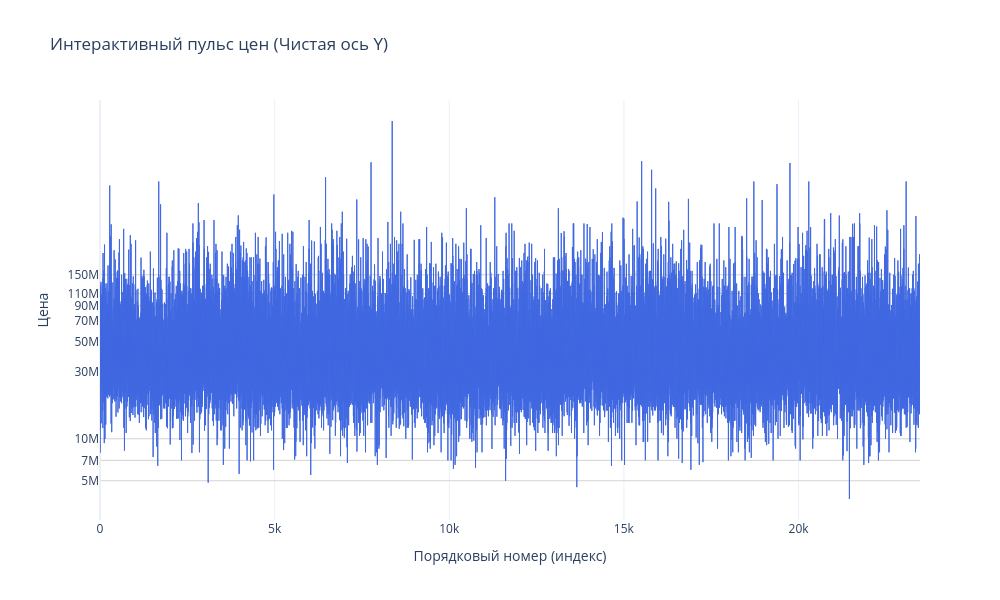

The cell this chart's notebook holds for it:
### Markdown cell above
### Удаление аномалий согласно цене и площади
#### Определение аномалий

### Code cell
fig = go.Figure()

fig.add_trace(go.Scatter(
    x=list(range(len(df))), 
    y=df['price'],
    mode='lines',
    line_shape='hv',
    name='Цена',
    line=dict(color='royalblue', width=1),
    hovertemplate='Индекс: %{x}<br>Цена: %{y:,.1f} тг<extra></extra>'
))

# Сами определяем, какие числа подписывать на оси Y
# Для площади это обычно от 1 до 2000-3000
tick_values = [5000000, 7000000, 10000000, 30000000, 50000000, 70000000, 90000000, 110000000, 150000000]

fig.update_layout(
    title='Интерактивный пульс цен (Чистая ось Y)',
    xaxis_title='Порядковый номер (индекс)',
    yaxis_title='Цена',
    yaxis_type="log",
    template='plotly_white',
    height=600,
    width = 1000,
    hovermode='x unified',
    margin=dict(l=100) 
)

fig.update_yaxes(
    tickmode='array',
    tickvals=tick_values, # Какие значения подписывать
    gridcolor='lightgray' # Сетка станет понятнее
)

fig.show()

# 1. Считаем статистику для площади
price_stats = df['price'].describe(percentiles=[.01, .05, .25, .5, .75, .95, .99])

print(f"Всего объектов:    {int(price_stats['count']):,}")
print(f"Минимум:           {price_stats['min']:.1f} м²")
print(f"1% (Микро):        {price_stats['1%']:.1f} м²")
print(f"5% (Компактные):   {price_stats['5%']:.1f} м²")
print(f"Медиана (Центр):   {price_stats['50%']:.1f} м²")
print(f"95% (Огромные):    {price_stats['95%']:.1f} м²")
print(f"99% (Гиганты):     {price_stats['99%']:.1f} м²")
print(f"Максимум:          {price_stats['max']:.1f} м²")
print("-" * 45)

top_areas = df['price'].value_counts().head(5)

print("\n--- ТОП-5 ---")
for price, count in top_areas.items():
    print(f"{price:.1f} тг встречается {count} раз(а)")

### Figure 1 — Plotly figure (JSON) as saved in the notebook; plotly's stock layout.template omitted (floating-point values rounded to 4 significant figures; data arrays with more than 128 entries replaced by an {"elided": "..."} marker saying what was removed)
{"data": [{"hovertemplate": "Индекс: %{x}<br>Цена: %{y:,.1f} тг<extra></extra>", "line": {"color": "royalblue", "shape": "hv", "width": 1}, "mode": "lines", "name": "Цена", "type": "scatter", "x": {"elided": "23479 int values"}, "y": {"elided": "23479 float values"}}], "layout": {"height": 600, "hovermode": "x unified", "margin": {"l": 100}, "title": {"text": "Интерактивный пульс цен (Чистая ось Y)"}, "width": 1000, "xaxis": {"title": {"text": "Порядковый номер (индекс)"}}, "yaxis": {"gridcolor": "lightgray", "tickmode": "array", "tickvals": [5000000, 7000000, 10000000, 30000000, 50000000, 70000000, 90000000, 110000000, 150000000], "title": {"text": "Цена"}, "type": "log"}}}
